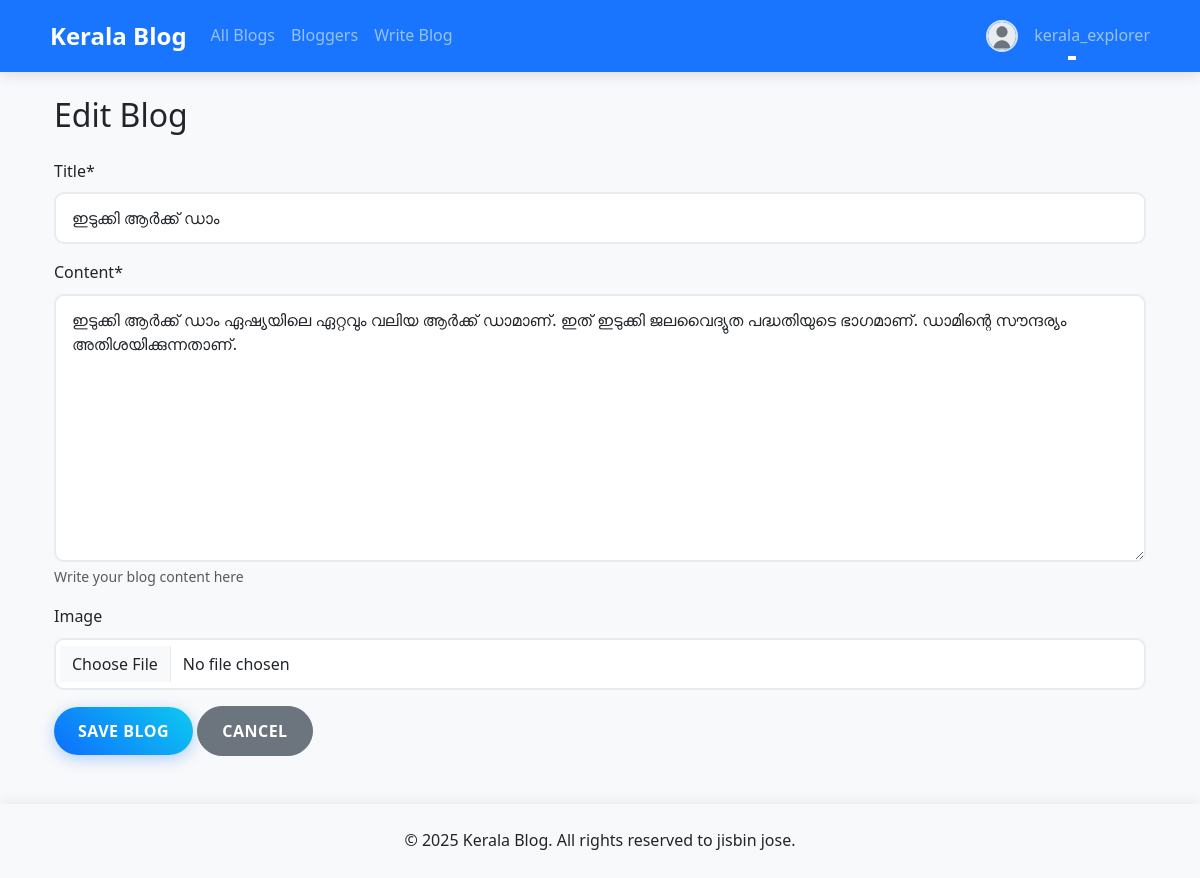
The app's page /blog/blog/6/update/ (signed in) with its own data.
### blog_app/models.py (models this page shows, shortened)
class Blog(models.Model):
    title = models.CharField(max_length=200)
    author = models.ForeignKey(Blogger, on_delete=models.CASCADE)
    content = models.TextField(help_text="Write your blog content here")
    post_date = models.DateTimeField(default=timezone.now)
    image = models.ImageField(upload_to='blog_images/', null=True, blank=True)
    likes = models.ManyToManyField(User, related_name='blog_likes', blank=True)
    class Meta:
        ordering = ['-post_date']

### blog_app/views.py (the view, shortened to what this page needs)
# urls.py: path('blog/<int:pk>/update/', views.BlogUpdate.as_view(), name='blog-update'),
class BlogUpdate(LoginRequiredMixin, generic.UpdateView):
    model = Blog
    template_name = 'blog_app/blog_form.html'
    fields = ['title', 'content', 'image']
    def dispatch(self, request, *args, **kwargs):
        obj = self.get_object()
        if obj.author.user != self.request.user:
            return redirect('blogs')
        return super().dispatch(request, *args, **kwargs)

### templates/blog_app/blog_form.html (shortened to what this page needs)
{% extends "base.html" %}
{% load crispy_forms_tags %}
{% block content %}
<div class="container">
    <h2 class="mb-4">{% if form.instance.pk %}Edit Blog{% else %}Create New Blog{% endif %}</h2>
    <form method="post" enctype="multipart/form-data">
        {{ form|crispy }}
        <button type="submit" class="btn btn-primary">Save Blog</button>
        <a href="{% url 'blogs' %}" class="btn btn-secondary">Cancel</a>
    </form>
</div>
{% endblock %}

### templates/base.html (shortened to what this page needs)
<!DOCTYPE html>
<html lang="en">
<head>
    <link href="https://cdn.jsdelivr.net/npm/bootstrap@5.3.0/dist/css/bootstrap.min.css" rel="stylesheet">
    <link rel="stylesheet" href="https://cdnjs.cloudflare.com/ajax/libs/font-awesome/6.0.0/css/all.min.css">
    {% load static %}
    <link rel="stylesheet" href="{% static 'css/styles.css' %}">
</head>
<body>
    <nav class="navbar navbar-expand-lg navbar-dark bg-primary mb-4 sticky-top">
        <div class="container">
            <a class="navbar-brand d-flex align-items-center" href="{% url 'index' %}">
                Kerala Blog
            </a>
            <div class="collapse navbar-collapse" id="navbarNav">
                <ul class="navbar-nav me-auto">
                    <li class="nav-item">
                        <a class="nav-link" href="{% url 'blogs' %}">All Blogs</a>
                    </li>
                    <li class="nav-item">
                        <a class="nav-link" href="{% url 'bloggers' %}">Bloggers</a>
                    </li>
                    {% if user.is_authenticated %}
                    <li class="nav-item">
                        <a class="nav-link" href="{% url 'blog-create' %}">Write Blog</a>
                    </li>
                    {% endif %}
                </ul>
                <ul class="navbar-nav">
                    {% if user.is_authenticated %}
                    <li class="nav-item dropdown">
                        <a class="nav-link dropdown-toggle d-flex align-items-center" href="#" id="navbarDropdown" role="button" data-bs-toggle="dropdown" aria-expanded="false">
                            {% if user.blogger.profile_pic %}
                                <img src="{{ user.blogger.profile_pic.url }}" alt="{{ user.username }}" class="profile-pic">
                            {% else %}
                                <img src="{% static 'images/default-profile.svg' %}" alt="{{ user.username }}" class="profile-pic">
                            {% endif %}
                            <span class="ms-2">{{ user.username }}</span>
                        </a>
                    </li>
                    {% endif %}
                </ul>
            </div>
        </div>
    </nav>
    <main class="container mt-4">
        {% block content %}{% endblock %}
    </main>
    <footer class="bg-light mt-5 py-4">
        <div class="container text-center">
            <p class="mb-0">&copy; 2025 Kerala Blog. All rights reserved to jisbin jose.</p>
        </div>
    </footer>
</body>
</html>

### static/css/styles.css (style rules this page uses)
body { font-family: 'Segoe UI', Tahoma, Geneva, Verdana, sans-serif; line-height: 1.6; overflow-x: hidden; background-color: #f8f9fa; }
h1, h2, h3, h4, h5, h6 { word-wrap: break-word; animation: fadeIn 0.8s ease-out; }
.navbar { box-shadow: 0 4px 12px rgba(0, 0, 0, 0.1); padding: 0.75rem 0; background: rgba(13, 110, 253, 0.95) !important; backdrop-filter: blur(10px); transition: all 0.3s ease; }
.navbar-brand { font-weight: 700; font-size: 1.5rem; animation: slideIn 0.5s ease-out; }
.nav-link { padding: 0.5rem 1rem; transition: all 0.3s ease; position: relative; }
.nav-link::after { content: ''; position: absolute; bottom: 0; left: 50%; width: 0; height: 2px; background: white; transition: all 0.3s ease; transform: translateX(-50%); }
.profile-pic { width: 32px; height: 32px; border-radius: 50%; object-fit: cover; border: 2px solid rgba(255, 255, 255, 0.8); margin-right: 8px; transition: all 0.3s ease; }
.btn { padding: 0.75rem 1.5rem; border-radius: 50px; font-weight: 600; transition: all 0.3s ease; text-transform: uppercase; letter-spacing: 0.5px; }
.btn-primary { background: linear-gradient(45deg, #0d6efd, #0dcaf0); border: none; box-shadow: 0 4px 15px rgba(13, 110, 253, 0.3); }
footer { background: rgba(248, 249, 250, 0.95) !important; backdrop-filter: blur(10px); padding: 2rem 0; margin-top: 4rem; box-shadow: 0 -4px 12px rgba(0, 0, 0, 0.05); }
.form-control { border-radius: 10px; padding: 0.75rem 1rem; border: 2px solid #e9ecef; transition: all 0.3s ease; }
@media (min-width: 576px) { .container { max-width: 540px; } }
@media (min-width: 768px) { .container { max-width: 720px; } }
@media (min-width: 992px) { .container { max-width: 960px; } }
@media (min-width: 1200px) { .container { max-width: 1140px; } }

### records on screen
Blog: title "ഇടുക്കി ആർക്ക് ഡാം", content "ഇടുക്കി ആർക്ക് ഡാം ഏഷ്യയിലെ ഏറ്റവും വലിയ ആർക്ക് ഡാമാണ്. ഇത് ഇടുക്കി ജലവൈദ്യുത പദ്ധതിയുടെ ഭാഗമാണ്. ഡാമിന്റെ സൗന്ദര്യം അതിശയിക്കുന്നതാണ്."

### other values on screen
{{ user.username }} "kerala_explorer"
